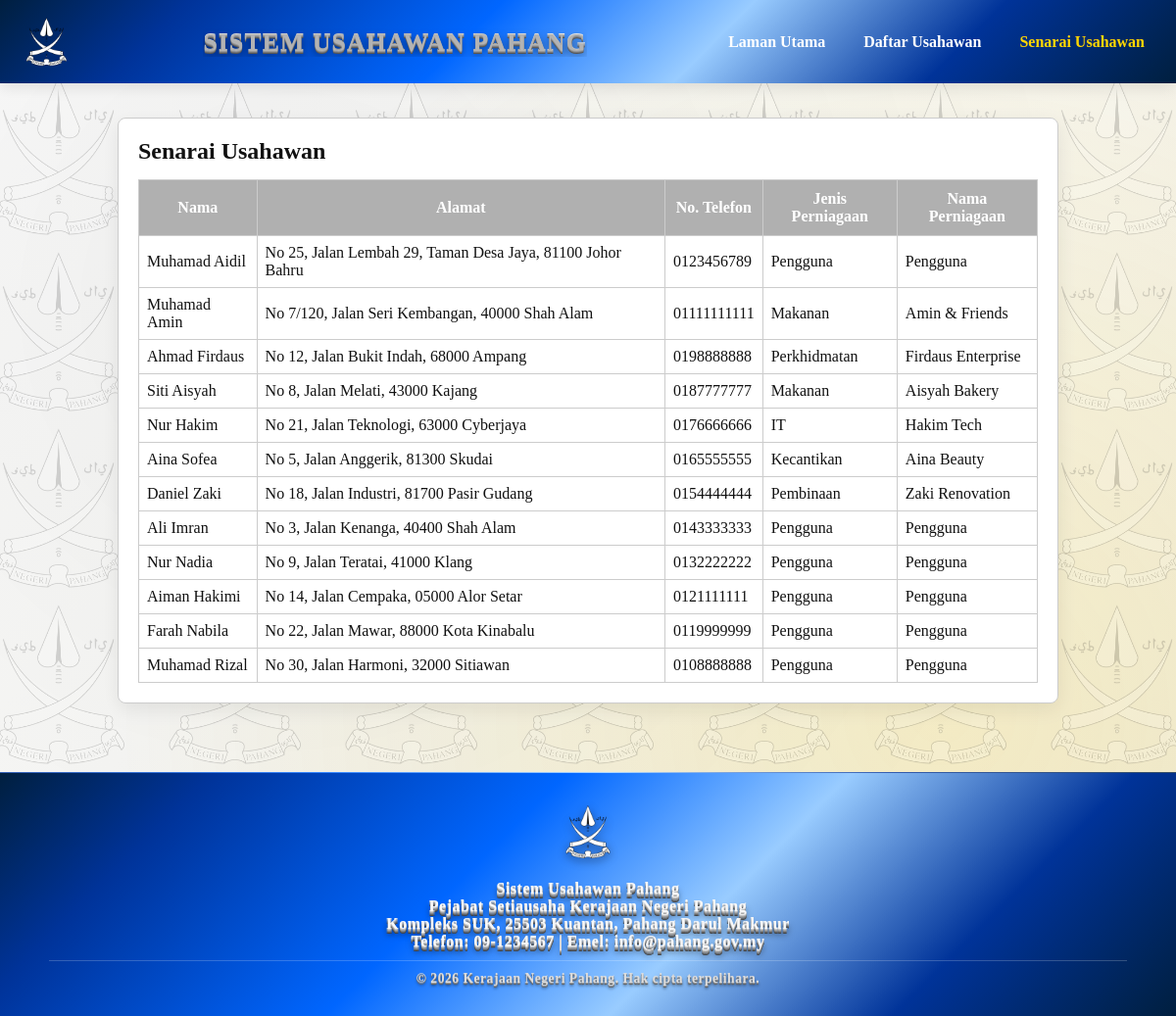
Screenshot of /senarai.php with the database file from the repository.
### tables this page shows
CREATE TABLE `usahawan` (
  `id` int(11) NOT NULL,
  `nama` varchar(255) NOT NULL,
  `ic` varchar(20) NOT NULL,
  `perniagaan` varchar(255) NOT NULL,
  `jenis` varchar(100) NOT NULL,
  `alamat` text DEFAULT NULL,
  `telefon` varchar(20) NOT NULL,
  `email` varchar(255) DEFAULT NULL,
  `password` varchar(250) NOT NULL,
  `tarikh_daftar` timestamp NOT NULL DEFAULT current_timestamp(),
  `avatar` varchar(255) DEFAULT NULL,
  `status` varchar(250) NOT NULL,
  `last_profile_update` datetime DEFAULT NULL
);

### senarai.php (the view, shortened to what this page needs)
<?php
include "connection.php";
$sql = "SELECT nama, alamat, telefon, jenis, perniagaan FROM usahawan";
$result = $conn->query($sql);
?>
<!DOCTYPE html>
<html lang="ms">
<head>
</head>
<body>
<header>
  <img src="assets/img/jatapahang.png" alt="Jata Negeri Pahang" class="jata">
  <h1 class="title">Sistem Usahawan Pahang</h1>
  <nav id="navMenu">
    <a href="index.php"><strong>Laman Utama</strong></a>
    <a href="daftar.php"><strong>Daftar Usahawan</strong></a>
    <a href="senarai.php" class="active"><strong>Senarai Usahawan</strong></a>
  </nav>
</header>
<div class="container">
    <div class="card">
        <h2>Senarai Usahawan</h2>
        <table>
            <tr>
                <th>Nama</th>
                <th>Alamat</th>
                <th>No. Telefon</th>
                <th>Jenis Perniagaan</th>
                <th>Nama Perniagaan</th>
            </tr>
            <?php
            if ($result->num_rows > 0) {
                while ($row = $result->fetch_assoc()) {
                    echo "<tr>
                        <td>" . htmlspecialchars($row['nama']) . "</td>
                        <td>" . htmlspecialchars($row['alamat']) . "</td>
                        <td>" . htmlspecialchars($row['telefon']) . "</td>
                        <td>" . htmlspecialchars($row['jenis']) . "</td>
                        <td>" . htmlspecialchars($row['perniagaan']) . "</td>
                    </tr>";
                }
            } else {
                echo "<tr><td colspan='5'>Tiada rekod usahawan.</td></tr>";
            }
            ?>
        </table>
    </div>
</div>
<footer>
  <div class="footer-content">
    <img src="assets/img/jatapahang.png" alt="Jata Negeri Pahang">
    <p><strong>Sistem Usahawan Pahang</strong></p>
    <p>Pejabat Setiausaha Kerajaan Negeri Pahang<br>
    Kompleks SUK, 25503 Kuantan, Pahang Darul Makmur</p>
    <p>Telefon: 09-1234567 | Emel: info@pahang.gov.my</p>
    <div class="copyright">
      © <?= date("Y") ?> Kerajaan Negeri Pahang. Hak cipta terpelihara.
    </div>
  </div>
</footer>
</body>
</html>

### senarai.php (style rules this page uses)
* { margin: 0; padding: 0; box-sizing: border-box; }
body { margin: 0; background: linear-gradient(135deg, #fdfdfd 0%, #f8f8f6 40%, #ede8dc 100%); background-attachment: fixed; color: #111; overflow-x: hidden; position: relative; margin-top: 90px; }
body::before { content: ""; position: fixed; inset: 0; background: radial-gradient(circle at 25% 30%, rgba(0, 0, 0, 0.05), transparent 70%), radial-gradient(circle at 80% 70%, rgba(255, 215, 0, 0.15), transparent 70%); background-repeat: no-repeat; animation: royalWave 25s ease-in-out infinite alternate; z-index: -3; mix-blend-mode: overlay; }
body::after { content: ""; position: fixed; inset: 0; background-color: transparent; background-image: url("assets/img/jatapahang.png"); background-repeat: repeat; background-size: 180px 180px; background-position: center; opacity: 0.15; filter: grayscale(5%) brightness(1.3) contrast(1.1); animation: watermarkFloat 40s linear infinite; z-index: -2; }
.card { background: rgba(255, 255, 255, 0.85); border: 1px solid rgba(255, 215, 0, 0.4); border-radius: 14px; box-shadow: 0 6px 20px rgba(0, 0, 0, 0.08); padding: 25px; backdrop-filter: blur(8px); transition: transform 0.3s ease, box-shadow 0.3s ease; }
header { background: linear-gradient( 135deg, #001F3F 0%, #003399 15%, #0066FF 40%, #99CCFF 60%, #003399 80%, #001F3F 100% ); animation: metalshine 6s linear infinite; padding: 15px 20px; position: fixed; top: 0; left: 0; width: 100%; z-index: 1000; display: flex; align-items: center; justify-content: space-between; box-shadow: 0 4px 15px rgba(0,0,0,0.1); flex-wrap: wrap; }
header img.jata { height: 55px; }
.title { color: #fff; font-size: 1.4rem; font-weight: 700; }
nav { display: flex; gap: 15px; }
nav a { color: #fff; padding: 8px 12px; font-weight: 500; text-decoration: none; transition: 0.3s; }
nav a:hover, nav a.active { color: #ffd700; }
header .title { position: relative; color: #ffffffff; font-size: 1.6rem; font-weight: 700; letter-spacing: 1.2px; text-transform: uppercase; text-align: center; text-shadow: 0 1px 0 #b3b3b3, 0 2px 0 #999, 0 3px 0 #777, 0 4px 0 #555, 0 5px 8px rgba(0,0,0,0.6); background: linear-gradient(90deg, #e6e6e6 0%, #bfbfbf 50%, #f2f2f2 100%); background-clip: text; -webkit-background-clip: text; color: transparent; -webkit-text-fill-color: transparent; overflow: hidden; }
header .title::after { content: ""; position: absolute; top: 0; left: -75%; width: 50%; height: 100%; background: linear-gradient( 120deg, rgba(255,255,255,0) 0%, rgba(255,255,255,0.6) 50%, rgba(255,255,255,0) 100% ); animation: textshine 4s linear infinite; }
.container { max-width: 1000px; margin: auto; padding: 20px; }
.card { background: white; padding: 20px; margin: 10px 0; border-radius: 8px; border: 1px solid #ccc; transition: transform 0.3s, box-shadow 0.3s; }
table { width: 100%; border-collapse: collapse; margin-top: 15px; }
table, th, td { border: 1px solid #ccc; }
th { background: #b0b0b0; color: white; padding: 10px; }
td { padding: 8px; background-color: white; }
footer { background: linear-gradient( 135deg, #001F3F 0%, #003399 15%, #0066FF 40%, #99CCFF 60%, #003399 80%, #001F3F 100% ); animation: metalshine 6s linear infinite; color: #fff; padding: 30px 20px; margin-top: 40px; text-align: center; border-top: 1px solid rgba(255, 255, 255, 0.2); position: relative; overflow: hidden; }
footer .footer-content { max-width: 1100px; margin: auto; position: relative; z-index: 1; }
footer img { height: 60px; margin-bottom: 15px; filter: drop-shadow(0 3px 5px rgba(0,0,0,0.4)); }
footer p, footer .copyright, footer strong { color: #f8f8f8; font-weight: 600; letter-spacing: 0.5px; text-shadow: 0 1px 0 #ccc, 0 2px 0 #aaa, 0 3px 0 #888, 0 4px 0 #666, 0 5px 0 #444, 0 6px 6px rgba(0,0,0,0.6); transition: transform 0.3s ease, text-shadow 0.3s ease; }
footer .copyright { margin-top: 10px; padding-top: 10px; border-top: 1px solid rgba(255,255,255,0.2); font-size: 0.85rem; color: #ddd; text-shadow: 0 1px 0 #999, 0 2px 0 #666, 0 3px 3px rgba(0,0,0,0.6); }

### rows the page displays
usahawan: nama "Muhamad Aidil", alamat "No 25, Jalan Lembah 29, Taman Desa Jaya, 81100 Johor Bahru", telefon "0123456789", jenis "Pengguna", perniagaan "Pengguna"
usahawan: nama "Muhamad Amin", alamat "No 7/120, Jalan Seri Kembangan, 40000 Shah Alam", telefon "01111111111", jenis "Makanan", perniagaan "Amin & Friends"
usahawan: nama "Ahmad Firdaus", alamat "No 12, Jalan Bukit Indah, 68000 Ampang", telefon "0198888888", jenis "Perkhidmatan", perniagaan "Firdaus Enterprise"
usahawan: nama "Siti Aisyah", alamat "No 8, Jalan Melati, 43000 Kajang", telefon "0187777777", jenis "Makanan", perniagaan "Aisyah Bakery"
usahawan: nama "Nur Hakim", alamat "No 21, Jalan Teknologi, 63000 Cyberjaya", telefon "0176666666", jenis "IT", perniagaan "Hakim Tech"
usahawan: nama "Aina Sofea", alamat "No 5, Jalan Anggerik, 81300 Skudai", telefon "0165555555", jenis "Kecantikan", perniagaan "Aina Beauty"
usahawan: nama "Daniel Zaki", alamat "No 18, Jalan Industri, 81700 Pasir Gudang", telefon "0154444444", jenis "Pembinaan", perniagaan "Zaki Renovation"
usahawan: nama "Ali Imran", alamat "No 3, Jalan Kenanga, 40400 Shah Alam", telefon "0143333333", jenis "Pengguna", perniagaan "Pengguna"
usahawan: nama "Nur Nadia", alamat "No 9, Jalan Teratai, 41000 Klang", telefon "0132222222", jenis "Pengguna", perniagaan "Pengguna"
usahawan: nama "Aiman Hakimi", alamat "No 14, Jalan Cempaka, 05000 Alor Setar", telefon "0121111111", jenis "Pengguna", perniagaan "Pengguna"
usahawan: nama "Farah Nabila", alamat "No 22, Jalan Mawar, 88000 Kota Kinabalu", telefon "0119999999", jenis "Pengguna", perniagaan "Pengguna"
usahawan: nama "Muhamad Rizal", alamat "No 30, Jalan Harmoni, 32000 Sitiawan", telefon "0108888888", jenis "Pengguna", perniagaan "Pengguna"
